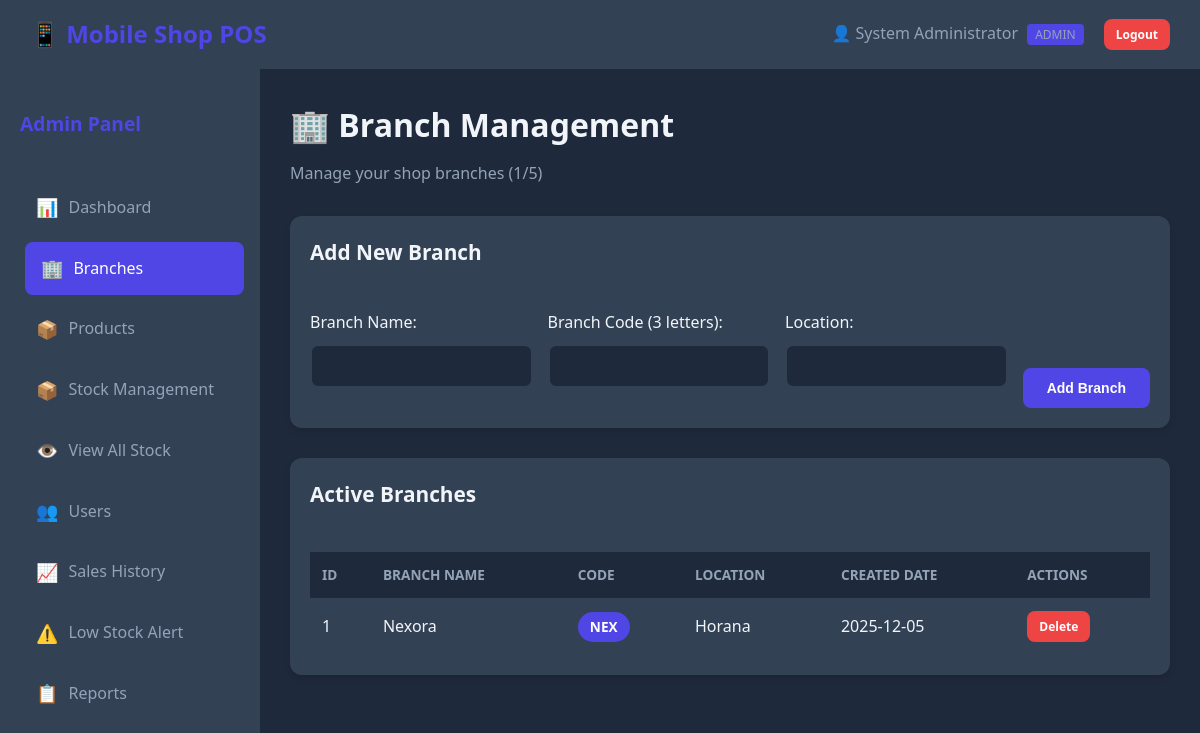
/admin/branches.php (signed in), run on the app's committed database.
### tables this page shows
CREATE TABLE `branches` (
  `id` int(11) NOT NULL,
  `name` varchar(100) NOT NULL,
  `branch_code` char(3) NOT NULL,
  `location` varchar(200) DEFAULT NULL,
  `status` enum('active','inactive') DEFAULT 'active',
  `created_at` timestamp NOT NULL DEFAULT current_timestamp()
);

### admin/branches.php (the view, shortened to what this page needs)
<?php
$db = new Database();
$conn = $db->getConnection();
$branches = $conn->query("SELECT * FROM branches WHERE status='active' ORDER BY created_at DESC");
$branch_count = $conn->query("SELECT COUNT(*) as count FROM branches WHERE status='active'")->fetch_assoc()['count'];
?>
<!DOCTYPE html>
<html lang="en">
<head>
    <link rel="stylesheet" href="../assets/css/style.css">
</head>
<body>
    <?php include '../includes/header.php'; ?>
    <div class="main-container">
        <?php include '../includes/admin_sidebar.php'; ?>
        <div class="content">
            <div class="page-header">
                <h1>🏢 Branch Management</h1>
                <p>Manage your shop branches (<?php echo $branch_count; ?>/<?php echo MAX_BRANCHES; ?>)</p>
            </div>
            <div class="card">
                <div class="card-header">
                    <h2>Add New Branch</h2>
                </div>
                <div class="card-body">
                    <form method="POST" action="" class="form-inline">
                        <div class="form-row">
                            <div class="form-group">
                                <label>Branch Name:</label>
                                <input type="text" name="name" required class="form-control">
                            </div>
                            <div class="form-group">
                                <label>Branch Code (3 letters):</label>
                                <input type="text" name="branch_code" required maxlength="3"
                                       pattern="[A-Za-z]{3}" class="form-control" style="text-transform:uppercase">
                            </div>
                            <div class="form-group">
                                <label>Location:</label>
                                <input type="text" name="location" class="form-control">
                            </div>
                            <button type="submit" name="add_branch" class="btn btn-primary">
                                Add Branch
                            </button>
                        </div>
                    </form>
                </div>
            </div>
            <div class="card">
                <div class="card-header">
                    <h2>Active Branches</h2>
                </div>
                <div class="card-body">
                    <table class="data-table">
                        <thead>
                            <tr>
                                <th>ID</th>
                                <th>Branch Name</th>
                                <th>Code</th>
                                <th>Location</th>
                                <th>Created Date</th>
                                <th>Actions</th>
                            </tr>
                        </thead>
                        <tbody>
                            <?php while($branch = $branches->fetch_assoc()): ?>
                            <tr>
                                <td><?php echo $branch['id']; ?></td>
                                <td><?php echo $branch['name']; ?></td>
                                <td><span class="badge badge-primary"><?php echo $branch['branch_code']; ?></span></td>
                                <td><?php echo $branch['location']; ?></td>
                                <td><?php echo date('Y-m-d', strtotime($branch['created_at'])); ?></td>
                                <td>
                                    <a href="?delete=<?php echo $branch['id']; ?>"
                                       onclick="return confirm('Delete this branch?')"
                                       class="btn btn-sm btn-danger">Delete</a>
                                </td>
                            </tr>
                            <?php endwhile; ?>
                        </tbody>
                    </table>
                </div>
            </div>
        </div>
    </div>
</body>
</html>

### assets/css/style.css (style rules this page uses)
:root { --primary: #4f46e5; --primary-dark: #4338ca; --success: #10b981; --danger: #ef4444; --warning: #f59e0b; --info: #3b82f6; --dark: #1e293b; --dark-light: #334155; --dark-lighter: #475569; --text: #f1f5f9; --text-muted: #94a3b8; --border: #334155; }
* { margin: 0; padding: 0; box-sizing: border-box; }
body { font-family: 'Segoe UI', Tahoma, Geneva, Verdana, sans-serif; background: var(--dark); color: var(--text); line-height: 1.6; }
.form-group { margin-bottom: 20px; }
.form-group label { display: block; margin-bottom: 8px; font-weight: 500; color: var(--text); }
.form-control { width: 100%; padding: 12px 16px; background: var(--dark); border: 2px solid var(--border); border-radius: 8px; color: var(--text); font-size: 14px; transition: all 0.3s; }
.btn { padding: 12px 24px; border: none; border-radius: 8px; font-size: 14px; font-weight: 600; cursor: pointer; transition: all 0.3s; text-decoration: none; display: inline-block; text-align: center; }
.btn-primary { background: var(--primary); color: white; }
.btn-danger { background: var(--danger); color: white; }
.btn-sm { padding: 6px 12px; font-size: 12px; }
.main-container { display: flex; min-height: 100vh; }
.content { flex: 1; padding: 30px; background: var(--dark); overflow-y: auto; }
.page-header { margin-bottom: 30px; }
.page-header h1 { font-size: 2em; margin-bottom: 10px; }
.page-header p { color: var(--text-muted); }
.card { background: var(--dark-light); border-radius: 12px; margin-bottom: 30px; box-shadow: 0 4px 6px rgba(0,0,0,0.1); }
.card-header { padding: 20px; border-bottom: 1px solid var(--border); display: flex; justify-content: space-between; align-items: center; }
.card-header h2 { font-size: 1.3em; }
.card-body { padding: 20px; }
.data-table { width: 100%; border-collapse: collapse; }
.data-table thead { background: var(--dark); }
.data-table th, .data-table td { padding: 12px; text-align: left; border-bottom: 1px solid var(--border); }
.data-table th { font-weight: 600; text-transform: uppercase; font-size: 0.85em; color: var(--text-muted); }
.badge { display: inline-block; padding: 4px 12px; border-radius: 20px; font-size: 0.85em; font-weight: 600; background: var(--dark); color: var(--text); }
.badge-primary { background: var(--primary); color: white; }
.form-inline .form-row { display: flex; gap: 15px; align-items: flex-end; flex-wrap: wrap; }
.form-inline .form-group { flex: 1; min-width: 200px; }

### data on the page
branches: id "1", name "Nexora", branch_code "NEX", location "Horana", created_at "2025-12-05"

### other printed values
SITE_NAME "Mobile Shop POS"
$_SESSION['full_name'] "System Administrator"
$branch_count "1"
MAX_BRANCHES "5"
